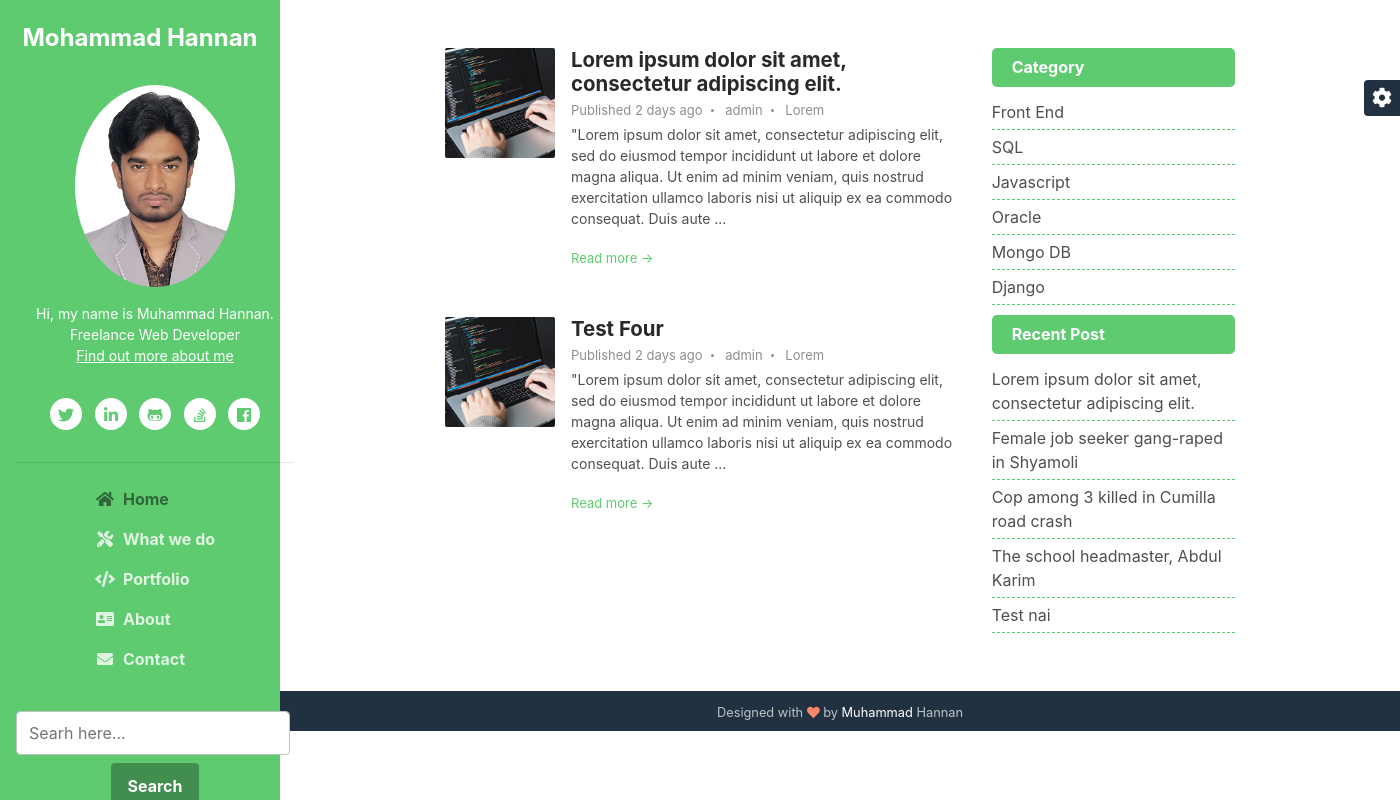
Page /category_posts.php?cat_post=5 on the committed database.
### tables this page shows
CREATE TABLE `tbl_post` (
	  `id` int(11) NOT NULL,
	  `cat` int(11) NOT NULL,
	  `title` varchar(100) NOT NULL,
	  `body` text NOT NULL,
	  `image` varchar(255) NOT NULL,
	  `author` varchar(50) NOT NULL,
	  `tags` varchar(255) NOT NULL,
	  `date` timestamp NOT NULL DEFAULT current_timestamp() ON UPDATE current_timestamp(),
	  `userid` int(11) NOT NULL
	);

CREATE TABLE `tbl_category` (
	  `id` int(11) NOT NULL,
	  `name` varchar(100) NOT NULL
	);

### lib/Database.php (called while the page is built, shortened)
<?php
Class Database{
	public $host   = DB_HOST;
	public $user   = DB_USER;
	public $pass   = DB_PASS;
	public $dbname = DB_NAME;
	public $link;
	private function connectDB(){
	$this->link = new mysqli($this->host, $this->user, $this->pass, $this->dbname);
 }
	public function select($query){
		$result = $this->link->query($query) or die($this->link->error.__LINE__);
		if($result->num_rows > 0){
			return $result;
		} else {
			return false;
		}
	}
 }

### helpers/Format.php (called while the page is built, shortened)
<?php
class Format
{
    public function textShorten($text, $limit = 200)
    {
        $text = $text . " ";
        $text = substr($text, 0, $limit);
        $text = substr($text, 0, strrpos($text, ' '));
        $text = $text . " ...";
        return $text;
    }
}

### category_posts.php (the view)
<?php include './inc/header.php' ?>
<?php
    $cat_post = mysqli_real_escape_string ($db->link, $_GET['cat_post']);
    if (!isset($cat_post) || $cat_post == NULL) {
        header("Location:404.php");
    } else{
        $id = $_GET['cat_post'];
    }
?>
<div class="main-wrapper">
    <section class="blog-list px-3 py-5 p-md-5">
        <div class="container">
            <div class="row">
                <div class="col-md-8">
<?php
        $query = "SELECT * FROM tbl_post WHERE cat='$id' ";
        $post = $db->select($query);
        if ($post) {
            while ($result = $post->fetch_assoc()) {
                ?>
                            <div class="item mb-5">
                                <div class="media">
                                    <img class="mr-3 img-fluid post-thumb d-none d-md-flex" src="assets/images/blog/blog-post-thumb-1.jpg" alt="image">
                                    <div class="media-body">
                                        <h3 class="title mb-1"><a href="blog-post.php?id=<?php echo $result['id'] ?>"><?php echo $result['title'] ?></a></h3>
                                        <div class="meta mb-1">
                                            <span class="date">Published 2 days ago</span>
                                            <span class="time"><?php echo $result['author'] ?></span>
                                            <a class="more-link"><?php echo $result['tags'] ?></a>
                                        </div>
                                        <div class="intro">
        <?php echo $fm->textShorten($result['body'], 250) ?>
                                        </div>
                                        <a class="more-link" href="blog-post.php">Read more &rarr;</a>
                                    </div>
                                </div>
                            </div>
    <?php }
} else { ?>
                        <p>Your search query not found !!.</p>
                    <?php } ?>
                </div>
                <?php include './inc/sidebar.php'; ?>
            </div>
        </div>
    </section>
    <?php include './inc/footer-text.php' ?>
</div>
<?php include './inc/script-foo.php'; ?>

### inc/header.php (shortened to what this page needs)
<?php include './lib/Database.php'; ?>
<?php include './helpers/Format.php'; ?>
<?php
$db = new Database();
$fm = new Format();
?>
<!DOCTYPE html>
<html lang="en">
<head>
        <link id="theme-style" rel="stylesheet" href="assets/css/theme-1.css">
        <link id="theme-style" rel="stylesheet" href="assets/css/newCascadeStyleSheet.css">
    </head>
    <body>
        <header class="header text-center">
            <h1 class="blog-name pt-lg-4 mb-0"><a href="index.php">Mohammad Hannan</a></h1>
            <nav class="navbar navbar-expand-lg navbar-dark" >
                <div id="navigation" class="collapse navbar-collapse flex-column" >
                    <div class="profile-section pt-3 pt-lg-0">
                        <img class="profile-image mb-3 rounded-circle mx-auto" src="assets/images/53276.jpg" alt="image" >
                        <div class="bio mb-3">Hi, my name is Muhammad Hannan. Freelance Web Developer<br><a href="about.php">Find out more about me</a></div>
                        <ul class="social-list list-inline py-3 mx-auto">
                            <li class="list-inline-item"><a href="#"><i class="fab fa-twitter fa-fw"></i></a></li>
                            <li class="list-inline-item"><a href="#"><i class="fab fa-linkedin-in fa-fw"></i></a></li>
                            <li class="list-inline-item"><a href="#"><i class="fab fa-github-alt fa-fw"></i></a></li>
                            <li class="list-inline-item"><a href="#"><i class="fab fa-stack-overflow fa-fw"></i></a></li>
                            <li class="list-inline-item"><a href="#"><i class="fab fa-facebook fa-fw"></i></a></li>
                        </ul>
                        <hr>
                    </div>
                    <ul class="navbar-nav flex-column text-left">
                        <li class="nav-item active">
                            <a class="nav-link" href="index.php"><i class="fas fa-home fa-fw mr-2"></i>Home <span class="sr-only">(current)</span></a>
                        </li>
                        <li class="nav-item">
                            <a class="nav-link" href="what-do.php"><i class="fas fa-tools fa-fw mr-2"></i>What we do</a>
                        </li>
                        <li class="nav-item">
                            <a class="nav-link" href="portfolio.php"><i class="fas fa-code fa-fw mr-2"></i>Portfolio</a>
                        </li>
                        <li class="nav-item">
                            <a class="nav-link" href="about.php"><i class="fas fa-address-card fa-fw mr-2"></i>About</a>
                        </li>
                        <li class="nav-item">
                            <a class="nav-link" href="contact.php"><i class="fas fa-envelope fa-fw mr-2"></i>Contact</a>
                        </li>
                    </ul>
                    <div class="my-2 my-md-3">
                        <form class="signup-form form-inline justify-content-center pt-3" action="search.php" method="get">
                            <div class="form-group">
                                <input type="text" id="ssearcg" name="search" class="form-control mr-md-1 semail" placeholder="Searh here...">
                            </div>
                            <button type="submit" class="btn btn-primary mt-2">Search</button>
                        </form>
                    </div>
                </div>
            </nav>
        </header>

### inc/sidebar.php
<div class="col-md-4 text-left">
                    <div class="cr-post">
                        <h4>Category</h4>
                        <ul>
                            <li><a href="">Front End</a></li>
                            <?php
                            $cat_query = "SELECT * FROM tbl_category";
                            $cat_post = $db->select($cat_query);
                            if ($cat_post) {
                                while ($cat_pst_result = $cat_post->fetch_assoc()) {
                                    ?>
                                    <li><a href="category_posts.php?cat_post=<?php echo $cat_pst_result['id'] ?>"><?php echo $cat_pst_result['name'] ?></a></li>
                                <?php
                                }
                            } else {
                                ?>
                                <li>No Category Created</li>
<?php } ?>
                        </ul>
                    </div>
                    <div class="cr-post">
                        <h4>Recent Post</h4>
                        <ul>
                            <?php
                            $query = "select * from tbl_post limit 5";
                            $post = $db->select($query);
                            if ($post) {
                                while ($result = $post->fetch_assoc()) {
                                    ?>
                                    <li><a href="post.php?id=<?php echo $result['id'] ?>"><?php echo $result['title']; ?></a></li>
                            <?php  } } else {
                              echo "No Post found";
                            } ?>
                        </ul>
                    </div>
                </div>

### inc/footer-text.php
<footer class="footer text-center py-2 theme-bg-dark">
                <small class="copyright">Designed with <i class="fas fa-heart" style="color: #fb866a;"></i> by <a href="#" target="_blank">Muhammad</a> Hannan</small>
	    </footer>

### inc/script-foo.php (shortened to what this page needs)
    <div id="config-panel" class="config-panel d-none d-lg-block">
        <div class="panel-inner">
            <a id="config-trigger" class="config-trigger config-panel-hide text-center" href="#"><i class="fas fa-cog fa-spin mx-auto" data-fa-transform="down-6" ></i></a>
        </div>
    </div>
</body>
</html>

### assets/css/newCascadeStyleSheet.css (style rules this page uses)
.cr-post { margin-bottom: 10px; }
.cr-post h4 { padding: 10px 20px; color: #FFFFFF; font-size: 1rem; background-color: #5FCB71; border-radius: 5px; }
.cr-post ul { padding: 0; margin: 0; list-style: none; }
.cr-post ul li { left: 0; }
.cr-post ul li { border-bottom: 1px dashed #5FCB71; font-size: 16px; padding: 5px 8px 5px 0; }
.cr-post ul li a { color: #4f4f4f; }

### rows in the picture
tbl_post: title "Lorem ipsum dolor sit amet, consectetur adipiscing elit.", author "admin", tags "Lorem", body "\"Lorem ipsum dolor sit amet, consectetur adipiscing elit, sed do eiusmod tempor incididunt ut labore et dolore magna aliqua. Ut enim ad minim veniam, quis nostrud exercitation ullamco laboris nisi ut aliquip ex ea commodo consequat. Duis aute ..."
tbl_post: title "Test Four", author "admin", tags "Lorem", body "\"Lorem ipsum dolor sit amet, consectetur adipiscing elit, sed do eiusmod tempor incididunt ut labore et dolore magna aliqua. Ut enim ad minim veniam, quis nostrud exercitation ullamco laboris nisi ut aliquip ex ea commodo consequat. Duis aute ..."
tbl_category: name "SQL"
tbl_category: name "Javascript"
tbl_category: name "Oracle"
tbl_category: name "Mongo DB"
tbl_category: name "Django"
tbl_post: title "Female job seeker gang-raped in Shyamoli"
tbl_post: title "Cop among 3 killed in Cumilla road crash"
tbl_post: title "The school headmaster, Abdul Karim"
tbl_post: title "Test nai"
